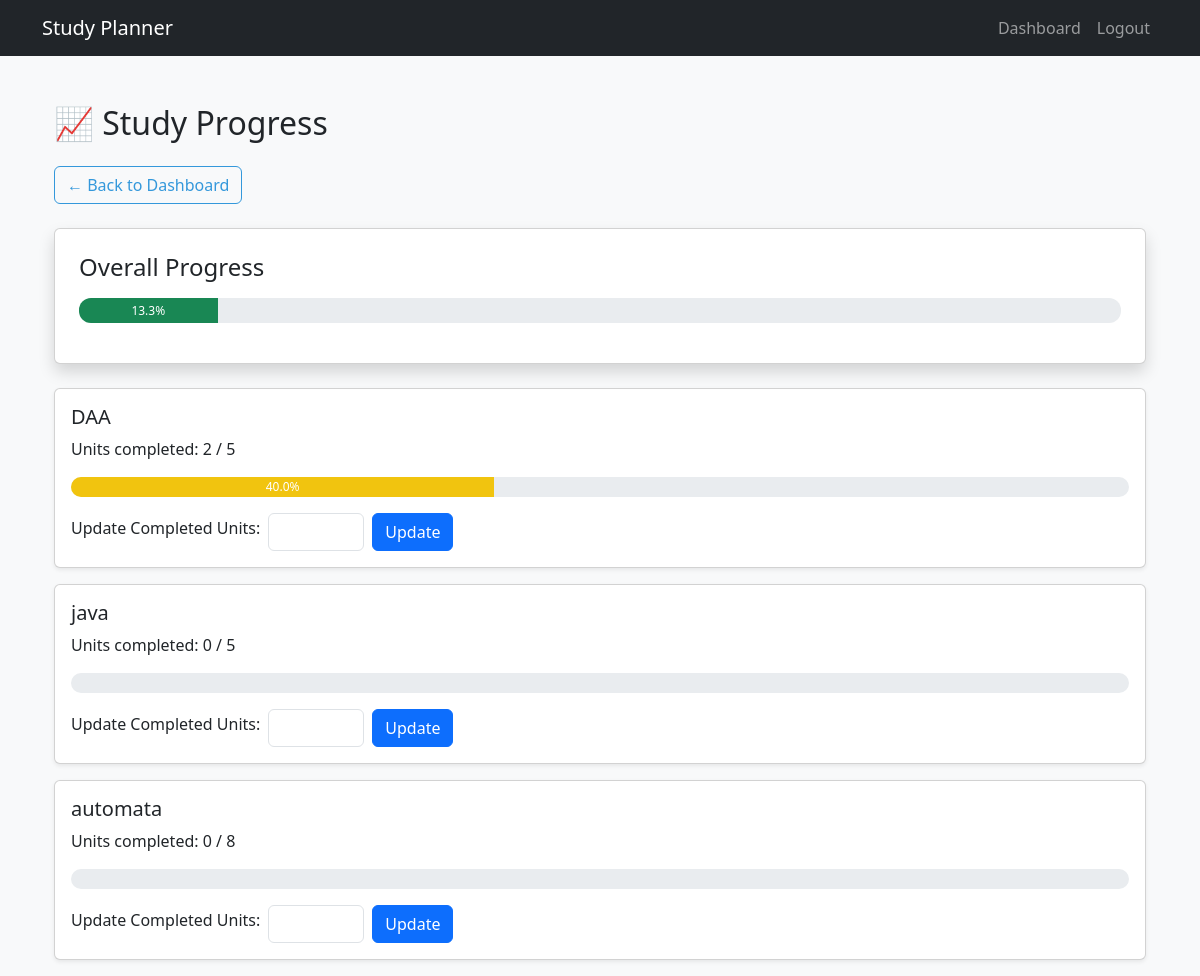
The app's page /progress (signed in) with its own data.
### app.py (models this page shows, shortened)
class Subject(db.Model):
    id = db.Column(db.Integer, primary_key=True)
    user_id = db.Column(db.Integer, db.ForeignKey('user.id'), nullable=False)
    name = db.Column(db.String(100), nullable=False)
    days_left = db.Column(db.Integer, nullable=False)
    total_units = db.Column(db.Integer, nullable=False)
    completed_units = db.Column(db.Integer, default=0)
    priority = db.Column(db.Integer, nullable=False)
    complexity = db.Column(db.Integer, nullable=False)
    @property
    def progress_percent(self):
        if self.total_units > 0:
            return round((self.completed_units / self.total_units) * 100, 1)
        return 0.0

### app.py (the view, shortened to what this page needs)
@app.route('/progress', methods=['GET', 'POST'])
@login_required
def progress():
    subjects = Subject.query.filter_by(user_id=current_user.id).all()
    overall_progress = round(
        sum(s.progress_percent for s in subjects) / len(subjects), 1
    ) if subjects else 0
    return render_template("progress.html", subjects=subjects, overall_progress=overall_progress)

### app.py (called while the page is built)
@login_manager.user_loader
def load_user(user_id):
    return User.query.get(int(user_id))

### templates/progress.html (shortened to what this page needs)
{% extends "base.html" %}
{% block content %}
<div class="container mt-5">
    <h2 class="mb-4">📈 Study Progress</h2>
    <a href="{{ url_for('dashboard') }}" class="btn btn-outline-primary mb-4">← Back to Dashboard</a>
    <div class="card shadow p-4 mb-4">
        <h4 class="mb-3">Overall Progress</h4>
        <div class="progress mb-3" style="height: 25px;">
            <div class="progress-bar bg-success" role="progressbar"
                 style="width: {{ overall_progress }}%;" aria-valuenow="{{ overall_progress }}"
                 aria-valuemin="0" aria-valuemax="100">
                {{ overall_progress }}%
            </div>
        </div>
    </div>
    {% for subject in subjects %}
    <div class="card shadow-sm mb-3">
        <div class="card-body">
            <h5 class="card-title">{{ subject.name }}</h5>
            <p class="card-text">
                Units completed: {{ subject.completed_units }} / {{ subject.total_units }}
            </p>
            <div class="progress mb-3" style="height: 20px;">
                <div class="progress-bar {% if subject.progress_percent >= 80 %}bg-success{% elif subject.progress_percent >= 50 %}bg-info{% else %}bg-warning{% endif %}"
                     role="progressbar"
                     style="width: {{ subject.progress_percent }}%;"
                     aria-valuenow="{{ subject.progress_percent }}" aria-valuemin="0" aria-valuemax="100">
                    {{ subject.progress_percent }}%
                </div>
            </div>
            <form method="POST" class="row g-2 align-items-center">
                <div class="col-auto">
                    <label for="completed_units_{{ subject.id }}" class="form-label">Update Completed Units:</label>
                </div>
                <div class="col-auto">
                    <input type="number" class="form-control" min="0" max="{{ subject.total_units }}" name="completed_units" id="completed_units_{{ subject.id }}" required>
                </div>
                <div class="col-auto">
                    <button type="submit" class="btn btn-primary">Update</button>
                </div>
            </form>
        </div>
    </div>
    {% endfor %}
</div>
{% endblock %}

### static/css/style.css (style rules this page uses)
body { font-family: 'Segoe UI', Tahoma, Geneva, Verdana, sans-serif; background-color: #f8f9fa; min-height: 100vh; }
.progress { height: 25px; border-radius: 12px; position: relative; }
.progress-bar { background-color: #3498db; transition: width 0.5s ease; }
.bg-warning { background-color: #f1c40f!important; }
.btn-outline-primary { border-color: #3498db; color: #3498db; }

### records on screen
Subject: name "DAA", completed_units "2", total_units "5", progress_percent "40.0"
Subject: name "java", completed_units "0", total_units "5"
Subject: name "automata", completed_units "0", total_units "8"

### other values on screen
{{ overall_progress }} "13.3"
